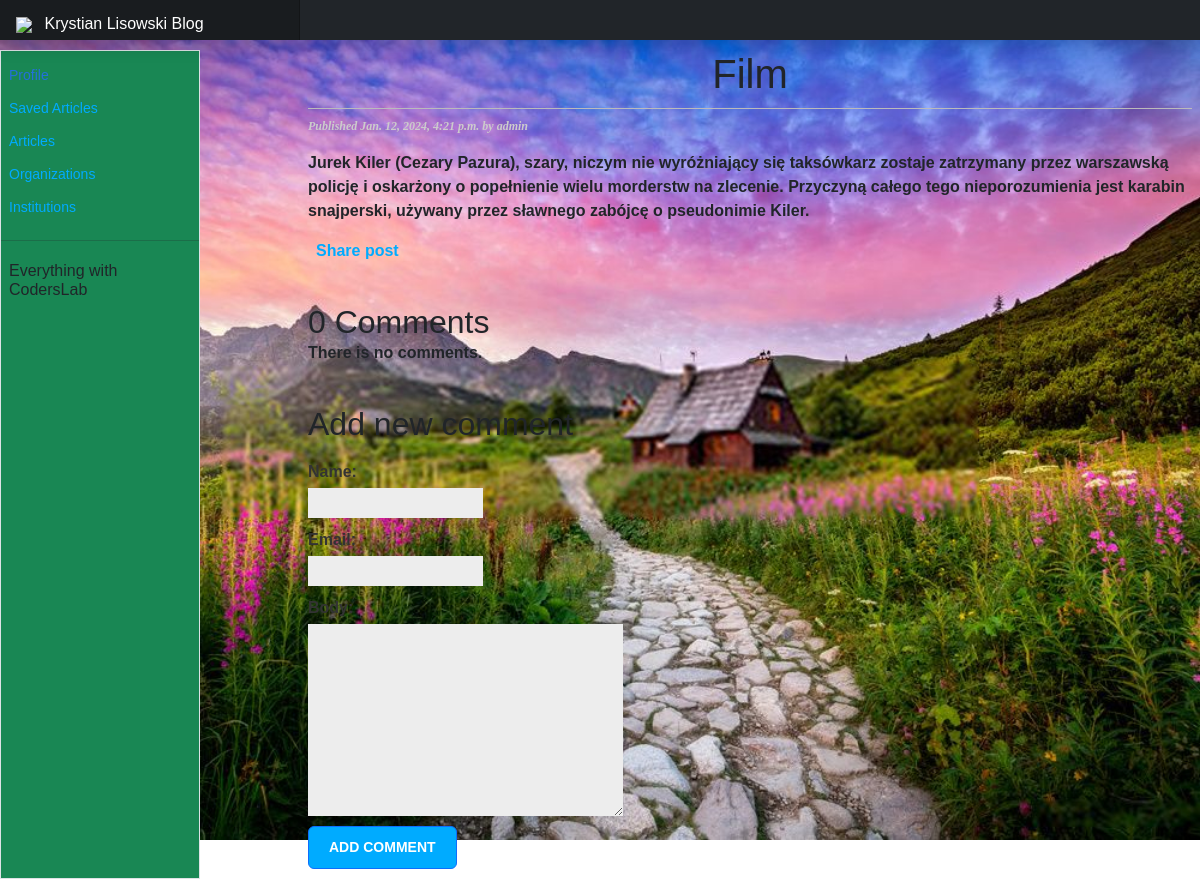
/blog/2024/01/12/Kiler/, run on an earlier commit of the app's database.
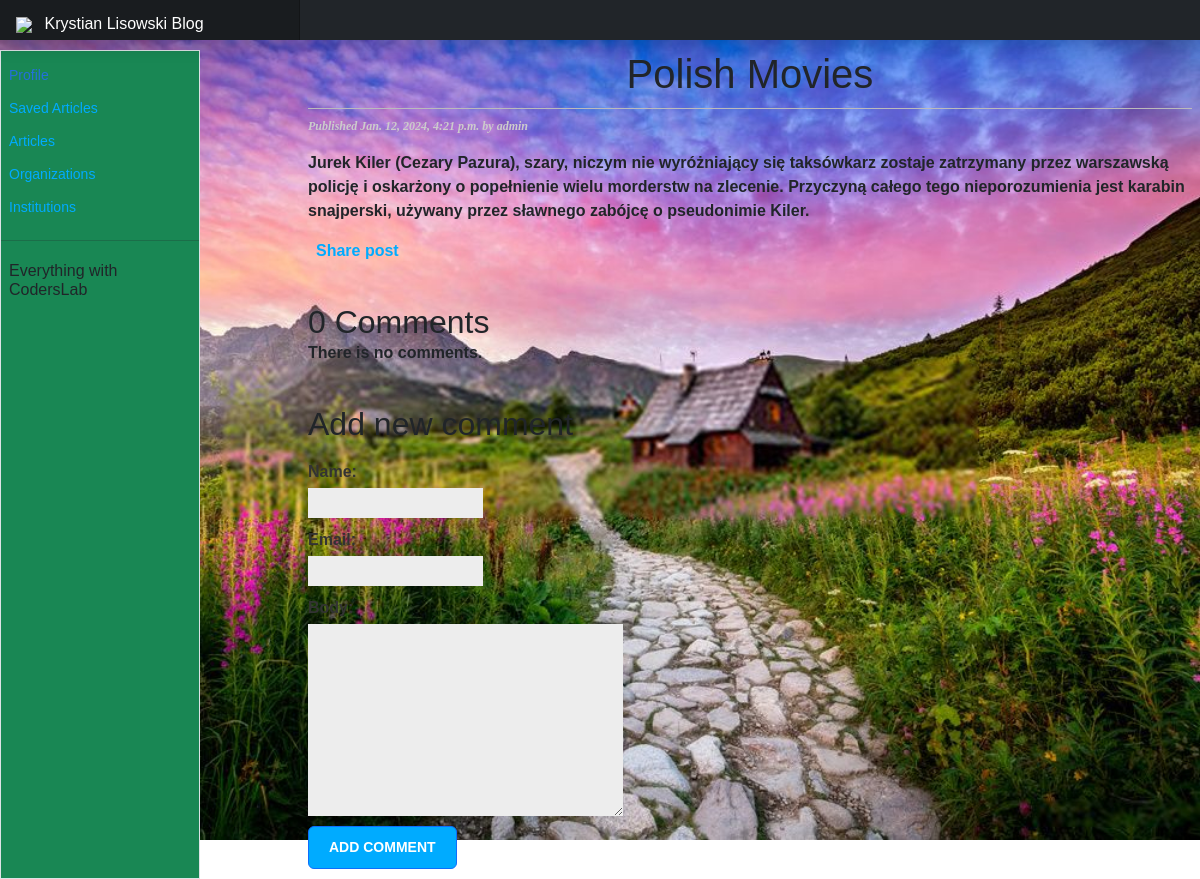
And on a later commit of the database.
### blog/models.py (models this page shows, shortened)
class Post(models.Model):
    STATUS_CHOICES = (
        ('draft', "Draft"),
        ('published', 'Published'),
    )
    title = models.CharField(max_length=250)
    slug = models.SlugField(max_length=250, unique_for_date='publish')
    author = models.ForeignKey(User, on_delete=models.CASCADE, related_name='blog_posts')
    body = models.TextField()
    publish = models.DateTimeField(default=timezone.now)
    created = models.DateTimeField(auto_now=True)
    updated = models.DateTimeField(auto_now=True)
    status = models.CharField(max_length=10, choices=STATUS_CHOICES, default='draft')
    objects = models.Manager()
    published = PublishedManager()
    tags = TaggableManager()
    class Meta:
        ordering = ('-publish',)

### blog/views.py (the view)
# urls.py: path('<int:year>/<int:month>/<int:day>/<slug:post>/', views.post_detail, name='post_detail'),
def post_detail(request, year, month, day, post):
    post = get_object_or_404(Post, slug=post, status='published', publish__year=year, publish__month=month, publish__day=day)
    comments = post.comments.filter(active=True)
    if request.method == 'POST':
        comment_form = CommentForm(data=request.POST)
        if comment_form.is_valid():
            new_comment = comment_form.save(commit=False)
            new_comment.post = post
            new_comment.save()
    else:
            comment_form = CommentForm()
    return render(request, 'blog/post/detail.html', {'post': post, 'comments': comments, 'comment_form': comment_form})

### blog/forms.py
class CommentForm(forms.ModelForm):
    class Meta:
        model = Comment
        fields = ('name', 'email', 'body')

### templates/blog/post/detail.html (shortened to what this page needs)
{% extends "blog/../base.html" %}
{% block content %}
<h1>{{ post.title }}</h1>
    <p class="date">
        Published {{ post.publish }} by {{ post.author }}
    </p>
    {{ post.body|linebreaks }}
    <p>
        <a href='{% url "blog:post_share" post.id %}'>
            Share post
        </a>
    </p>
{% with comments.count as total_comments %}
    <h2>
      {{ total_comments }} Comment{{ total_comments|pluralize:"s" }}
    </h2>
{% endwith %}
{% for comment in comments %}
    <div class="comment">
        <p class="info">
            Comment {{ forloop.counter }} add by {{ comment.name }}
            {{ comment.created }}
        </p>
        {{ comment.body|linebreaks }}
    </div>
{% empty %}
    <p>There is no comments.</p>
{% endfor %}
{% if new_comment %}
    <h2>Your commment added.</h2>
{% else %}
    <h2>Add new comment</h2>
    <form action="." method="post">
        {{ comment_form.as_p }}
        <p><input type="submit" class="btn btn-outline-primary" value="Add comment"></p>
    </form>
{% endif %}
{% endblock %}

What changed in the data, as far as the page shows it:
changed Post "admin": title "Film" → "Polish Movies"
